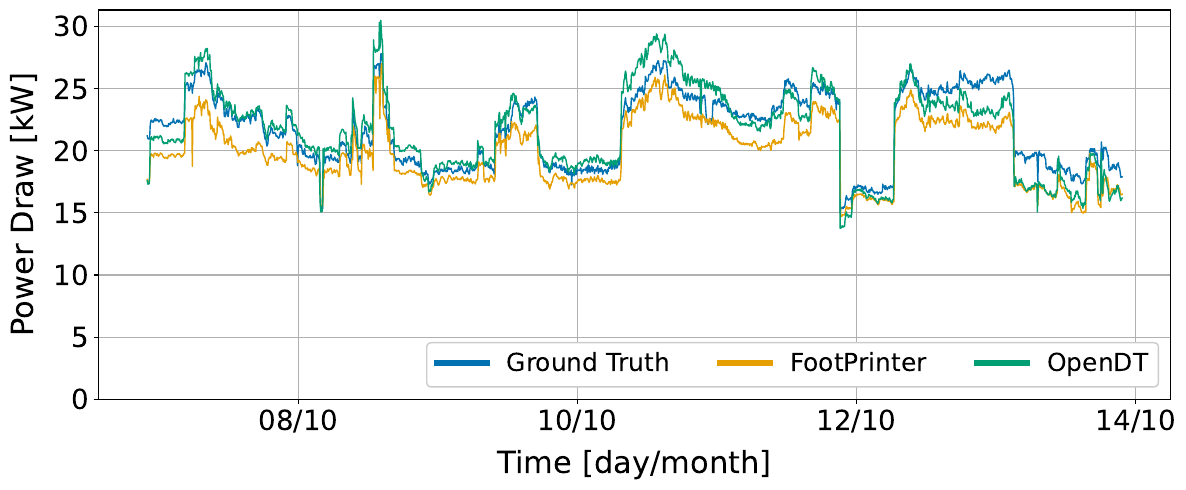

Source code (Python):
import pandas as pd
import numpy as np
import matplotlib.pyplot as plt
from matplotlib.ticker import FuncFormatter
import os

# --- 1. CONFIGURATION & STYLE ---
COLOR_PALETTE = [
    "#0072B2", "#E69F00", "#009E73", "#D55E00", "#CC79A7", "#F0E442", "#8B4513",
    "#56B4E9", "#F0A3FF", "#FFB400", "#00BFFF", "#90EE90", "#FF6347", "#8A2BE2",
    "#CD5C5C", "#4682B4", "#FFDEAD", "#32CD32", "#D3D3D3", "#999999"
]
METRIC = "power_draw"


def load_and_process_data():
    """Loads parquet files and aligns timestamps."""
    print("Loading data...")

    # Check if data exists (Warning only)
    if not os.path.exists("../data/footprinter.parquet"):
        print("Warning: ../data/footprinter.parquet not found.")

    # Load Data
    fp = pd.read_parquet("../data/footprinter.parquet").groupby("timestamp")[METRIC].sum()
    odt = pd.read_parquet("../data/opendt_non_calibrated.parquet").groupby("timestamp")[METRIC].sum()
    rw = pd.read_parquet("../data/real_world.parquet").groupby("timestamp")[METRIC].sum()

    # --- Processing ---
    print("Processing and aligning data...")

    def average_every_n(series, n):
        return series.groupby(np.arange(len(series)) // n).mean()

    # Average to 5-min intervals
    odt = average_every_n(odt, 2)
    fp = average_every_n(fp, 10)
    rw = average_every_n(rw, 10)

    # Sync lengths
    min_len = min(len(odt), len(fp), len(rw))
    odt = odt.iloc[:min_len]
    fp = fp.iloc[:min_len]
    rw = rw.iloc[:min_len]

    # Force Start Time
    start_time = pd.Timestamp("2022-10-06 22:00:00")
    timestamps = pd.date_range(start=start_time, periods=min_len, freq="5min")

    odt.index = timestamps
    fp.index = timestamps
    rw.index = timestamps

    return fp, odt, rw, timestamps, min_len


def calculate_mape(ground_truth, simulation):
    """Calculates Mean Absolute Percentage Error (MAPE)."""
    R = ground_truth.values
    S = simulation.values
    mask = R != 0
    return np.mean(np.abs((R[mask] - S[mask]) / R[mask])) * 100


def calculate_uo_ratio_100(ground_truth, simulation):
    """
    Calculates the Underestimation vs Overestimation split summing to 100.
    Returns a string format "XX-YY" (e.g., "21-79").
    """
    R = ground_truth.values
    S = simulation.values

    under_count = np.sum(S < R)
    over_count = np.sum(S > R)
    total = under_count + over_count

    if total == 0:
        return "0-0"

    # Calculate percentage for Underestimation
    under_pct = int(round((under_count / total) * 100))
    # Remaining is Overestimation to ensure sum is 100
    over_pct = 100 - under_pct

    return f"{under_pct}-{over_pct}"


def generate_experiment_pdf(x, fp, odt, rw, timestamps, min_len):
    """Generates the final publication plot."""
    print("Generating final experiment PDF...")

    # Setup Figure
    plt.figure(figsize=(12, 5))
    plt.grid(True)

    # Plot Lines with lw=1 (Finer resolution)
    plt.plot(x, rw.values / 1000, label="Ground Truth", color=COLOR_PALETTE[0], lw=1)
    plt.plot(x, fp.values / 1000, label="FootPrinter", color=COLOR_PALETTE[1], lw=1)
    plt.plot(x, odt.values / 1000, label="OpenDT", color=COLOR_PALETTE[2], lw=1)

    ax = plt.gca()

    # --- Formatting X-Axis ---
    target_dates = ["2022-10-08", "2022-10-10", "2022-10-12", "2022-10-14"]
    tick_dates = pd.to_datetime(target_dates)
    tick_positions = []
    tick_labels = []

    for d in tick_dates:
        seconds_diff = (d - timestamps[0]).total_seconds()
        idx = int(seconds_diff / 300)
        tick_positions.append(idx)
        tick_labels.append(d.strftime("%d/%m"))

    ax.set_xticks(tick_positions)
    ax.set_xticklabels(tick_labels, fontsize=20)

    max_tick = max(tick_positions)
    if ax.get_xlim()[1] < max_tick:
        ax.set_xlim(right=max_tick + (min_len * 0.02))

    # --- Formatting Y-Axis ---
    y_formatter = FuncFormatter(lambda val, _: f"{int(val):,}")
    ax.yaxis.set_major_formatter(y_formatter)
    ax.tick_params(axis='y', labelsize=20)

    # Labels
    plt.ylabel("Power Draw [kW]", fontsize=22, labelpad=10)
    plt.xlabel("Time [day/month]", fontsize=22, labelpad=10)
    plt.ylim(bottom=0)

    # --- LEGEND CONFIGURATION ---
    # loc="lower right" places it in the bottom-right corner inside the plot
    leg = plt.legend(fontsize=18, loc="lower right", ncol=3, framealpha=1)

    # Make lines in the legend thicker (4.0)
    for line in leg.get_lines():
        line.set_linewidth(4.0)

    plt.tight_layout()

    # Save
    plt.savefig("exp1_plot_power_draw.pdf", format="pdf", bbox_inches="tight")
    print("Plot saved as 'exp1_plot_power_draw.pdf'")
    plt.close()


def main():
    # 1. Load Data
    fp, odt, rw, timestamps, min_len = load_and_process_data()
    x = np.arange(min_len)

    # 2. Calculate Stats
    mape_fp = calculate_mape(rw, fp)
    mape_odt = calculate_mape(rw, odt)

    # 3. Calculate Under-Over Split (Sum to 100)
    split_fp = calculate_uo_ratio_100(rw, fp)
    split_odt = calculate_uo_ratio_100(rw, odt)

    # --- PRINT STATS ---
    print("-" * 50)
    print(f"Stats (MAPE)        - FP: {mape_fp:.2f}%, ODT: {mape_odt:.2f}%")
    print(f"Split (Under-Over)  - FP: {split_fp}, ODT: {split_odt}")
    print("-" * 50)

    # 4. Generate Plot
    generate_experiment_pdf(x, fp, odt, rw, timestamps, min_len)
    print("Done!")


if __name__ == "__main__":
    main()